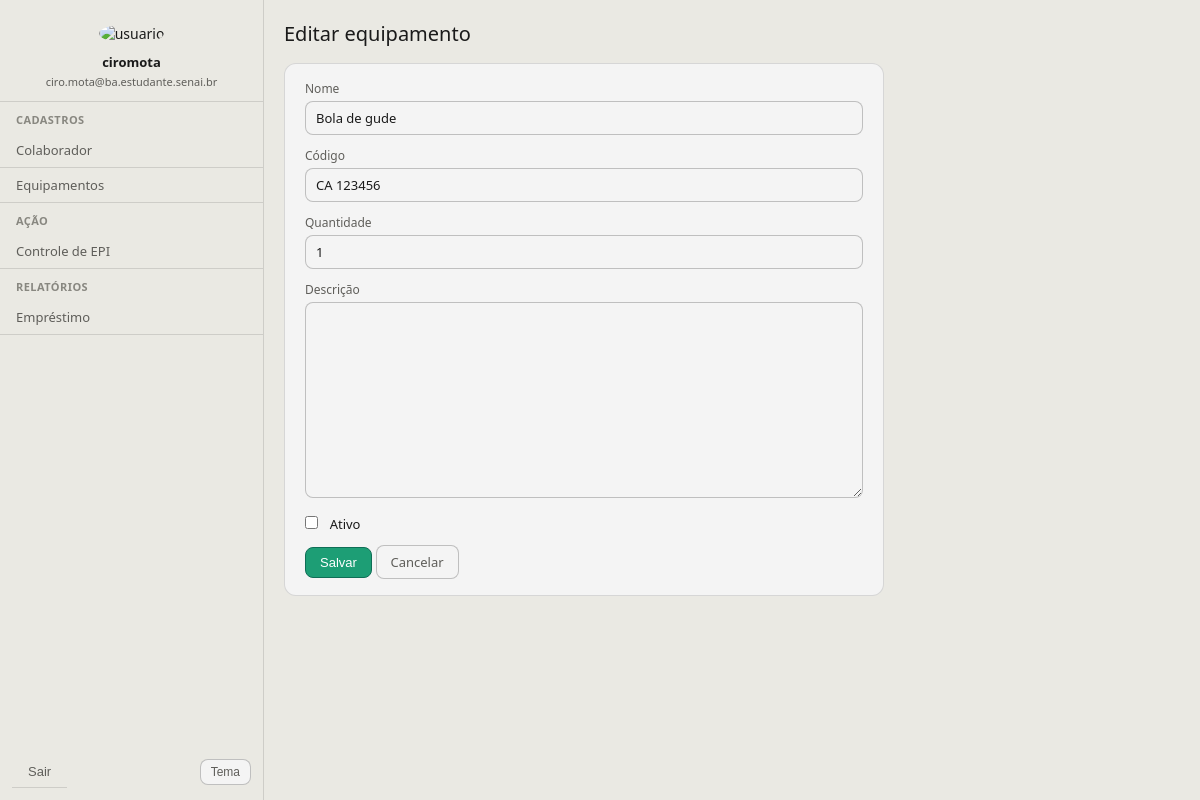
The page /equipamentos/9/editar/ (signed in) on the database its author committed.
### colaboradores/models.py (models this page shows, shortened)
class Equipamento(models.Model):
    nome = models.CharField(max_length=140)
    codigo = models.CharField(max_length=60, blank=True)
    quantidade = models.PositiveIntegerField(default=1)
    descricao = models.TextField(blank=True)
    ativo = models.BooleanField(default=True)
    class Meta:
        ordering = ["nome"]

### colaboradores/views.py (the view, shortened to what this page needs)
# urls.py: path("equipamentos/<int:pk>/editar/", EquipamentoUpdateView.as_view(), name="equipamento_editar"),
class EquipamentoUpdateView(LoginRequiredMixin, UpdateView):
    model = Equipamento
    form_class = EquipamentoForm
    template_name = "partials/equipamento_form.html"
    success_url = reverse_lazy("colaboradores:equipamento_lista")
    login_url = reverse_lazy("colaboradores:login")

### colaboradores/forms.py
class EquipamentoForm(forms.ModelForm):
    class Meta:
        model = Equipamento
        fields = ["nome", "codigo", "quantidade", "descricao", "ativo"]

### templates/partials/equipamento_form.html (shortened to what this page needs)
{% extends 'global/base.html' %}
{% block content %}
<h1>{% if object %}Editar equipamento{% else %}Cadastrar equipamento{% endif %}</h1>
<div class="card" style="max-width:600px">
  <form method="post" style="padding: 16px 20px">
    <div class="mb-3">
      <label class="form-label">Nome</label>
      {{ form.nome }}
    </div>
    <div class="mb-3">
      <label class="form-label">Código</label>
      {{ form.codigo }}
    </div>
    <div class="mb-3">
      <label class="form-label">Quantidade</label>
      {{ form.quantidade }}
    </div>
    <div class="mb-3">
      <label class="form-label">Descrição</label>
      {{ form.descricao }}
    </div>
    <div class="form-check mb-3">
      {{ form.ativo }}
      <label class="form-check-label" for="{{ form.ativo.id_for_label }}">Ativo</label>
    </div>
    <div>
      <button class="btn btn-primary" type="submit">Salvar</button>
      <a class="btn btn-outline-secondary" href="{% url 'colaboradores:equipamento_lista' %}">Cancelar</a>
    </div>
  </form>
</div>
{% endblock %}

### templates/global/base.html (shortened to what this page needs)
{% load static %}
<!doctype html>
<html lang="pt-br">
<head>
    <link rel="stylesheet" href="{% static 'css/styles.css' %}">
</head>
<body>
{% if user.is_authenticated %}
  <div class="main-container">
      <div class="sidebar">
          <div class="user-card">
              <img src="{% static 'colaboradores/img/ciromota.png' %}" alt="usuario">
              <div class="user-name">{{ user.get_full_name|default:user.username }}</div>
              <div class="user-email">{{ user.email|default:"" }}</div>
          </div>
          <div class="sidebar-header">Cadastros</div>
          <a href="{% url 'colaboradores:lista' %}" class="list-group-item">Colaborador</a>
          <a href="{% url 'colaboradores:equipamento_lista' %}" class="list-group-item">Equipamentos</a>
          <div class="sidebar-header">Ação</div>
          <a href="{% url 'colaboradores:emprestimo_lista' %}" class="list-group-item">Controle de EPI</a>
          <div class="sidebar-header">Relatórios</div>
          <a href="{% url 'colaboradores:emprestimo_relatorios' %}" class="list-group-item">Empréstimo</a>
          <div style="margin-top: auto; padding-top: 12px">
            <div class="sidebar-footer-actions">
              <form method="post" action="{% url 'colaboradores:logout' %}" style="margin: 0">
                <button type="submit" class="list-group-item sidebar-logout">Sair</button>
              </form>
              <button type="button" id="theme-toggle" class="btn btn-outline-secondary btn-sm sidebar-theme-toggle" aria-label="Alternar tema">Tema</button>
            </div>
          </div>
      </div>
      <div class="content-area">
{% else %}
  <div class="content-area" style="min-height: 100vh; display: flex; align-items: center; justify-content: center;">
    <div style="width: 100%; max-width: 420px;">
{% endif %}
{% block content %}{% endblock %}
{% if user.is_authenticated %}
      </div>
  </div>
{% else %}
    </div>
  </div>
{% endif %}
</body>
</html>

### rows shown on the page
Equipamento: nome "Bola de gude", codigo "CA 123456", quantidade "1"

### other values the page prints
{{ user.get_full_name|default:user.username }} "ciromota"
{{ user.email|default:"" }} "ciro.mota@ba.estudante.senai.br"
